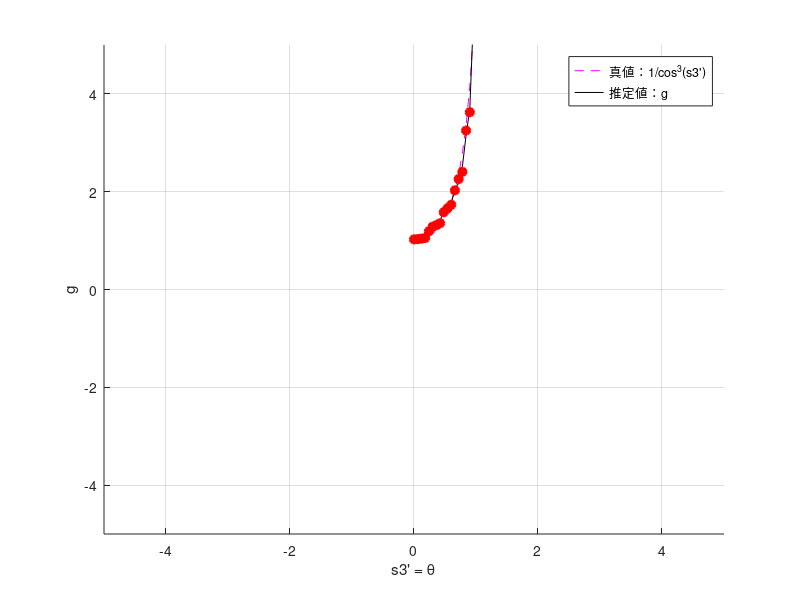
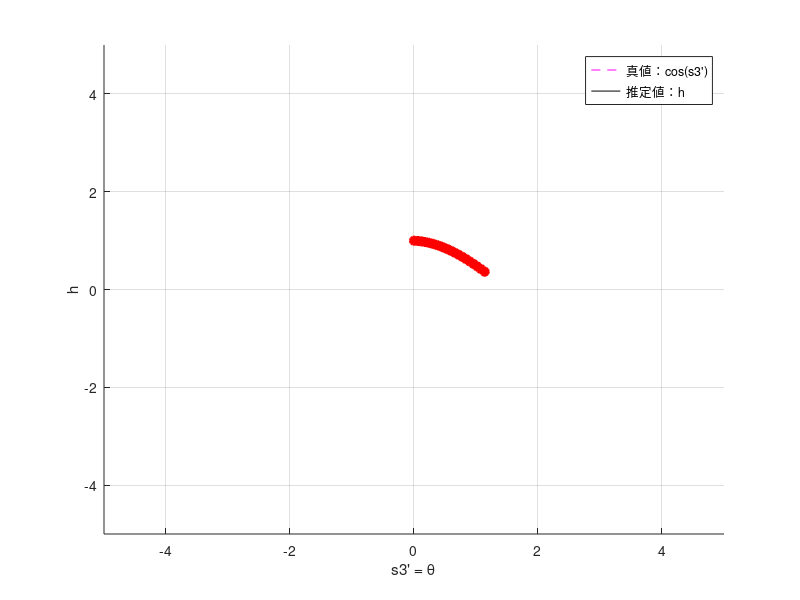

Source code (MATLAB) for these figures, in order:
clear;
close all;
load('all_estimation_12pi.mat')

tic

%---サンプル収集と誤差関数の定義----------------------------------------------------

dk1 = 0.1;   % 時間刻み
K1fin = 1.9;  %シミュレーション終了時間, length(k) = Kfin + 1
k1 = [0:dk1:K1fin];

u1_b1 = ones(length(k1),1) * 0.5; % 並進速度
u2_b1 = ones(length(k1),1) * (0.6); % 回転角速度

si_b1 = zeros(length(k1),3); % 観測するセンサ変数 , s = (s1, s2, s3) = (x ,y, θ)
si_b1(1,:) = [1 1 pi/4];    % (s1, s2, s3)の初期値を設定

si_c1 = zeros(length(k1),3); % 補正後のセンサ変数(zi,z3空間と等しい)、結果比較用
si_c1(1,:) = [0 0 0];


imax_g = 40;
imax_h = 10;

mean_g = zeros(imax_g,3);
var_g = 1;

mean_h = zeros(imax_h,3);
var_h = 1;

for i = 1 : imax_g
    mean_g(i,1) = i * 0.1;
    mean_g(i,2) = i * 0.1;
    mean_g(i,3) = i * 0.1;
end

for i = 1 : imax_h
    mean_h(i,1) = i * 0.1 - 0.25;
    mean_h(i,2) = i * 0.1 - 0.25;
    mean_h(i,3) = i * 0.1 - 0.25;
end


phi_g = zeros(length(k1),imax_g);
phi_h = zeros(length(k1),imax_h);

w_g = zeros(imax_g,1);
w_h = zeros(imax_h,1);

g_est = zeros(length(k1),1);
h_est = zeros(length(k1),1);


for j = 1 : length(k1)

    for i = 1 : imax_g
        phi_g(j,i) = exp( - sqrt( (si_b1(j,1) - mean_g(i,1)) ^ 2 + (si_b1(j,2) - mean_g(i,2)) ^ 2 + (si_b1(j,3) - mean_g(i,3)) ^ 2 ) / (2 * var_g ^ 2) );
    end
    
    for i = 1 : imax_h
        phi_h(j,i) = exp( - sqrt( (si_b1(j,1) - mean_h(i,1)) ^ 2 + (si_b1(j,2) - mean_h(i,2)) ^ 2 + (si_b1(j,3) - mean_h(i,3)) ^ 2 ) / (2 * var_h ^ 2) );
    end

    if j < length(k1) 

        si_b1(j+1,3) = si_b1(j,3) + u2_b1(j+1) * dk1;
        si_b1(j+1,1) = si_b1(j,1) + u1_b1(j+1) * cos(si_b1(j+1,3)) * dk1;
        si_b1(j+1,2) = si_b1(j,2) + u1_b1(j+1) * sin(si_b1(j+1,3)) * dk1;

        si_c1(j+1,3) = si_c1(j,3) + u2_b1(j+1) * dk1;
        si_c1(j+1,1) = si_c1(j,1) + u1_b1(j+1) * cos(si_c1(j+1,3)) * dk1;
        si_c1(j+1,2) = si_c1(j,2) + u1_b1(j+1) * sin(si_c1(j+1,3)) * dk1;

    end

end


w_g = (transpose(phi_g) * phi_g) \ transpose(phi_g) * g_b1;
w_h = (transpose(phi_h) * phi_h) \ transpose(phi_h) * h_b1;


g_est = phi_g * w_g;
h_est = phi_h * w_h;


%---g,hのplot--------------------------------------------------------

figure;
hold on;
grid on;

axis([-5 5 -5 5]) % π/2 ≒ 1.57

for i = 1 : length(k1)
    g_ans(i) = 1 / (cos(si_c1(i,3)) * cos(si_c1(i,3)) * cos(si_c1(i,3)));
end

plot(si_c1(:,3), g_ans(:), '--m', si_c1(:,3), g_est(:), '-k', si_c1(:,3), g_b1(:),'o','MarkerEdgeColor','red','MarkerFaceColor','red','LineWidth', 1.5)
xlabel("s3' = θ")
ylabel('g')
legend("真値：1/cos^3(s3')",'推定値：g')

hold off;


figure;
hold on;
grid on;

axis([-5 5 -5 5]) % π/2 ≒ 1.57

plot(si_c1(:,3), cos(si_c1(:,3)), '--m', si_c1(:,3), h_est(:), '-k', si_c1(:,3), h_b1(:),'o','MarkerEdgeColor','red','MarkerFaceColor','red','LineWidth', 1.5)
xlabel("s3' = θ")
ylabel("h")
legend("真値：cos(s3')",'推定値：h')

hold off;



toc